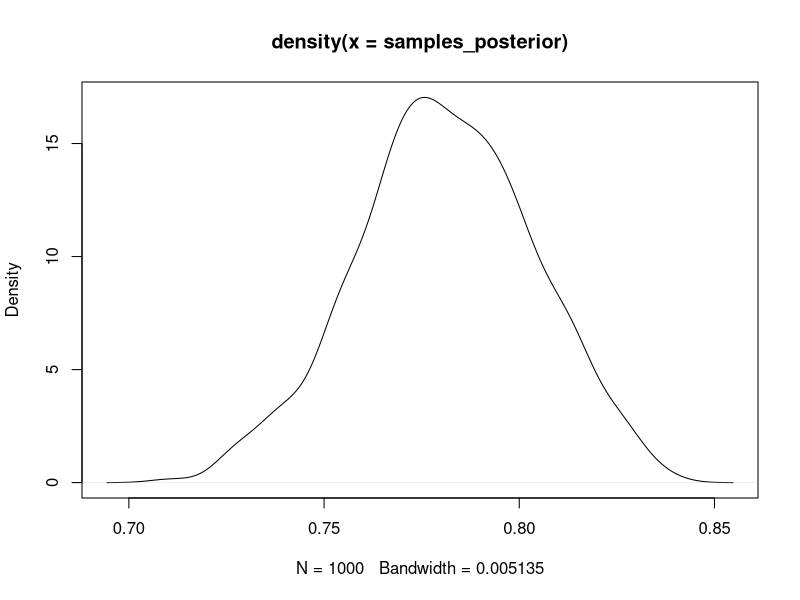
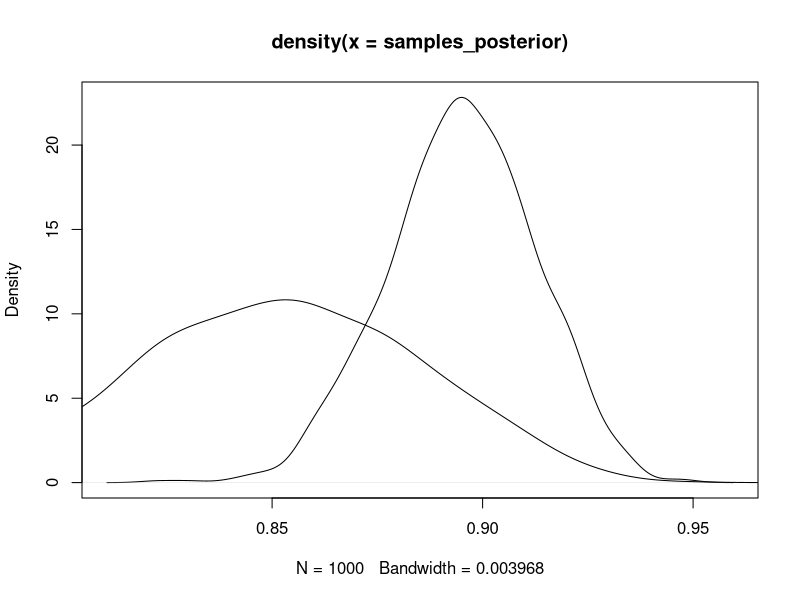
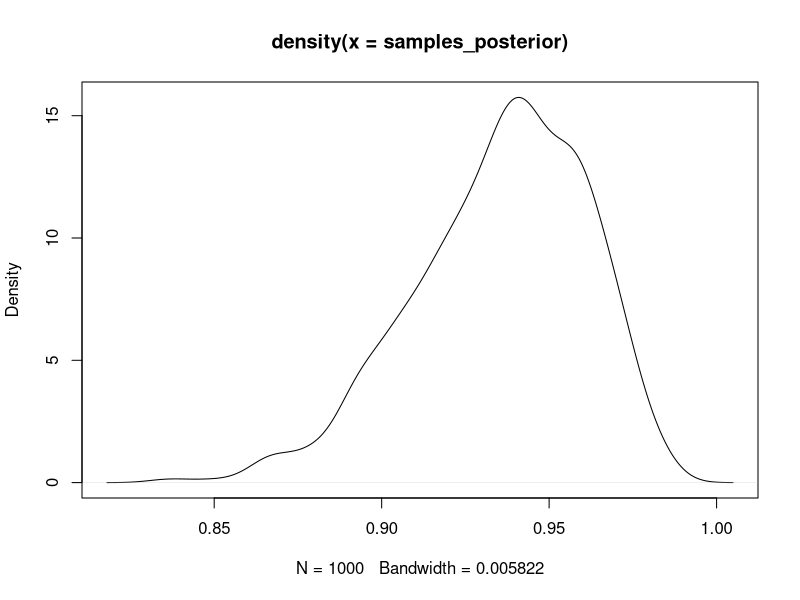
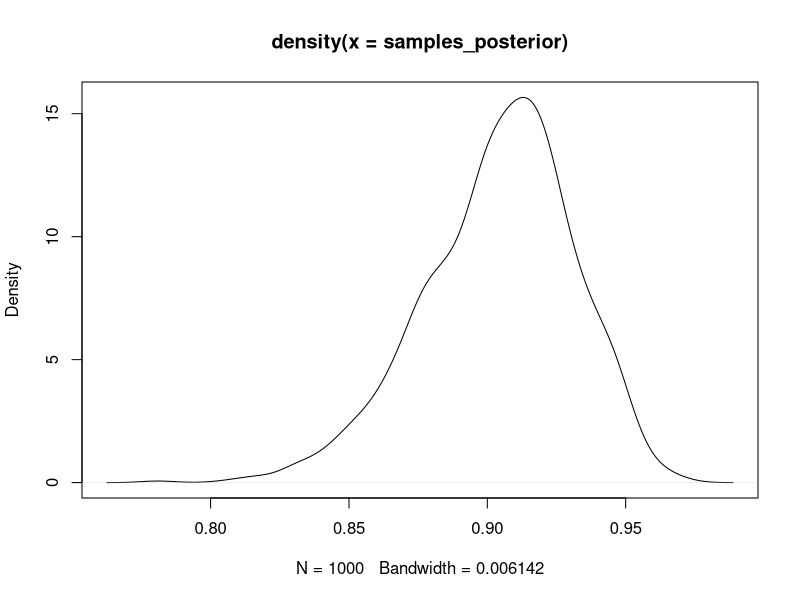
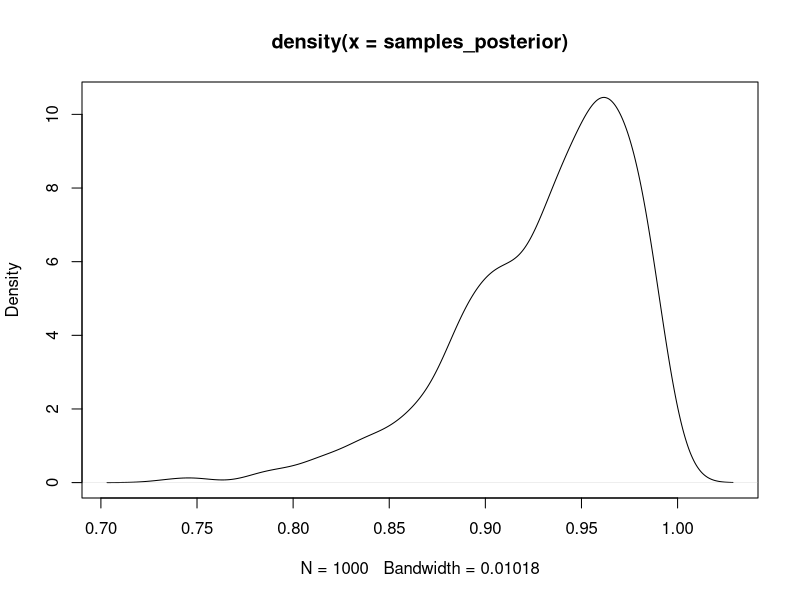
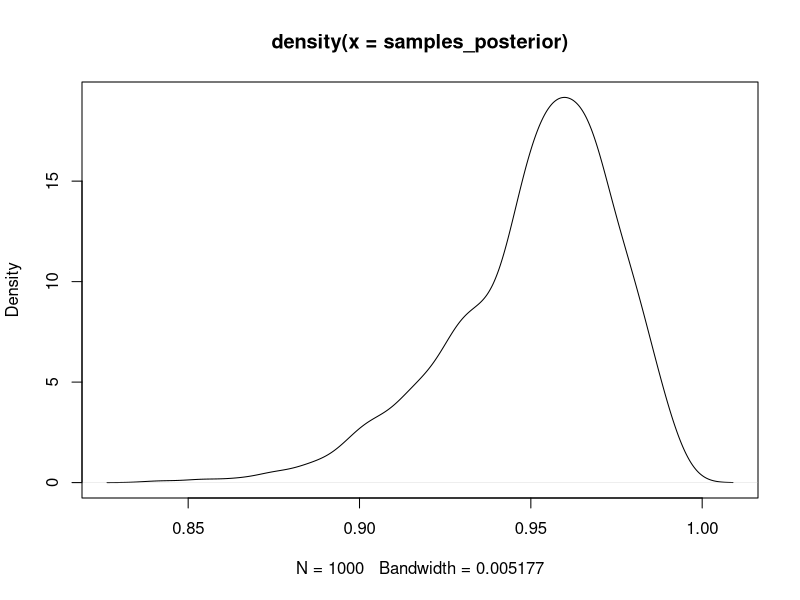
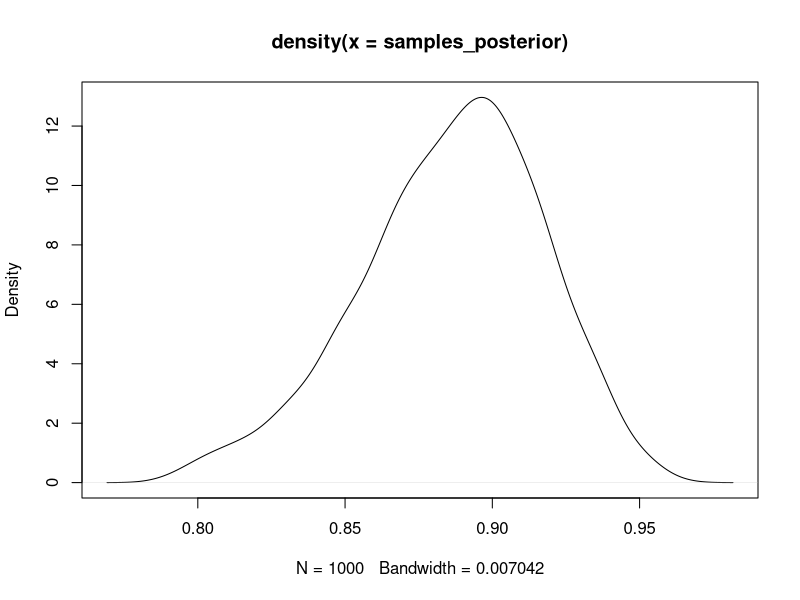

Write the R code that produced these figures, in order.
library(readr)

data <- read_csv("ext_2025.csv")

names(data)
# "No"             "Hospital"       "Age"            "Sex"            "Disease2"      
# "Admission_date" "Discharge_date" "Outcome"

data$Hospital <- factor(data$Hospital)
data$Sex <- factor(data$Sex)
data$Disease2 <- factor(data$Disease2)

# Remove Ongoing (33 examples)
data <- data[data$Outcome != 'Ongoing',]

# Finish Factoring
data$Outcome <- factor(data$Outcome)


##################
##### Priors #####
##################

# A) Noninformative Prior.

alpha <- 50
beta <- 50

alpha_posterior <- alpha + nrow(data[data$Outcome == 'Recovered',])
beta_posterior <- beta + nrow(data[data$Outcome == 'Deceased',])

samples_posterior <- rbeta(1000, alpha_posterior, beta_posterior)
samples_prior <- rbeta(1000, alpha, beta)
plot(density(samples_posterior))
lines(density(samples_prior))

# B) Prior from Research Literature 

alpha <- 85
beta <- 15

alpha_posterior <- alpha + nrow(data[data$Outcome == 'Recovered',])
beta_posterior <- beta + nrow(data[data$Outcome == 'Deceased',])

samples_posterior <- rbeta(1000, alpha_posterior, beta_posterior)
samples_prior <- rbeta(1000, alpha, beta)
plot(density(samples_posterior))
lines(density(samples_prior))

#####################################
##### Conditional Distributions #####
#####################################

# Sex A)

## A 1) Male

male_data <- data[data$Sex == 'Male', ]

alpha_posterior <- nrow(male_data[male_data$Outcome == 'Recovered',])
beta_posterior <- nrow(male_data[male_data$Outcome == 'Deceased',])

samples_posterior <- rbeta(1000, alpha_posterior, beta_posterior)
plot(density(samples_posterior))


alpha_posterior / (alpha_posterior + beta_posterior) # 93%

# Bayes Stats
# P(R | M) = P(M | R) P(R) / P(M)
p_m <- nrow(male_data) / nrow(data)
p_r <- nrow(data[data$Outcome == 'Recovered',]) / nrow(data)
p_m_given_r <- nrow(data[data$Outcome == 'Recovered' & data$Sex == 'Male',]) / nrow(data[data$Outcome == 'Recovered',])
(p_m_given_r * p_r) / p_m # 93% 

## A 2) Female

female_data <- data[data$Sex == 'Female', ]

alpha_posterior <- nrow(female_data[female_data$Outcome == 'Recovered',])
beta_posterior <- nrow(female_data[female_data$Outcome == 'Deceased',])

samples_posterior <- rbeta(1000, alpha_posterior, beta_posterior)
plot(density(samples_posterior))

alpha_posterior / (alpha_posterior + beta_posterior) # 90%

# Bayes Stats
# P(R | F) = P(F | R) P(R) / P(F)
p_f <- nrow(female_data) / nrow(data)
p_r <- nrow(data[data$Outcome == 'Recovered',]) / nrow(data)
p_f_given_r <- nrow(data[data$Outcome == 'Recovered' & data$Sex == 'Female',]) / nrow(data[data$Outcome == 'Recovered',])
(p_f_given_r * p_r) / p_f # 90% 


# B) Hospital


## B 1) Hospital 1

h1_data <- data[data$Hospital == 'A', ]

alpha_posterior <- nrow(h1_data[h1_data$Outcome == 'Recovered',])
beta_posterior <- nrow(h1_data[h1_data$Outcome == 'Deceased',])

samples_posterior <- rbeta(1000, alpha_posterior, beta_posterior)
plot(density(samples_posterior))

alpha_posterior / (alpha_posterior + beta_posterior) # 93%

# Bayes Stats
# P(R | F) = P(F | R) P(R) / P(F)
p_h1 <- nrow(h1_data) / nrow(data)
p_r <- nrow(data[data$Outcome == 'Recovered',]) / nrow(data)
p_h1_given_r <- nrow(data[data$Outcome == 'Recovered' & data$Hospital == 'A',]) / nrow(data[data$Outcome == 'Recovered',])
(p_h1_given_r * p_r) / p_h1 # 93% 


## B 2) Hospital 2
h2_data <- data[data$Hospital == 'B', ]

alpha_posterior <- nrow(h2_data[h2_data$Outcome == 'Recovered',])
beta_posterior <- nrow(h2_data[h2_data$Outcome == 'Deceased',])

samples_posterior <- rbeta(1000, alpha_posterior, beta_posterior)
plot(density(samples_posterior))

alpha_posterior / (alpha_posterior + beta_posterior) # 95%

# Bayes Stats
# P(R | F) = P(F | R) P(R) / P(F)
p_h2 <- nrow(h2_data) / nrow(data)
p_r <- nrow(data[data$Outcome == 'Recovered',]) / nrow(data)
p_h2_given_r <- nrow(data[data$Outcome == 'Recovered' & data$Hospital == 'B',]) / nrow(data[data$Outcome == 'Recovered',])
(p_h2_given_r * p_r) / p_h2 # 95% 

## B 3) Hospital 3
h3_data <- data[data$Hospital == 'C', ]

alpha_posterior <- nrow(h3_data[h3_data$Outcome == 'Recovered',])
beta_posterior <- nrow(h3_data[h3_data$Outcome == 'Deceased',])

samples_posterior <- rbeta(1000, alpha_posterior, beta_posterior)
plot(density(samples_posterior))

alpha_posterior / (alpha_posterior + beta_posterior) # 88%

# Bayes Stats
# P(R | F) = P(F | R) P(R) / P(F)
p_h3 <- nrow(h3_data) / nrow(data)
p_r <- nrow(data[data$Outcome == 'Recovered',]) / nrow(data)
p_h3_given_r <- nrow(data[data$Outcome == 'Recovered' & data$Hospital == 'C',]) / nrow(data[data$Outcome == 'Recovered',])
(p_h3_given_r * p_r) / p_h3 # 88% 
